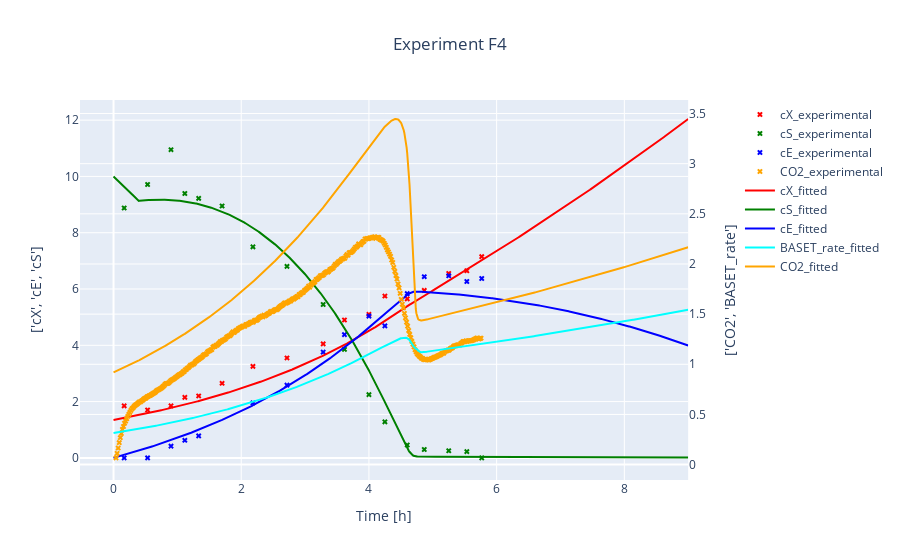
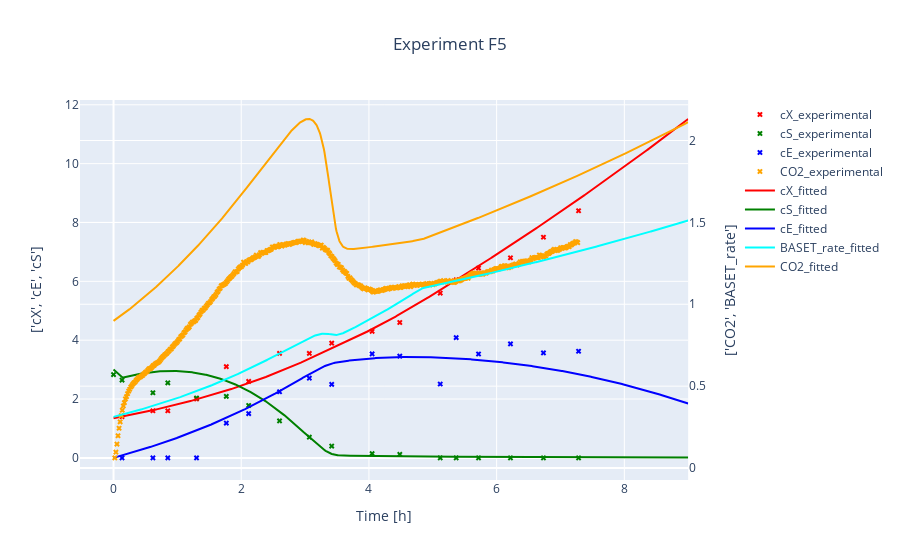
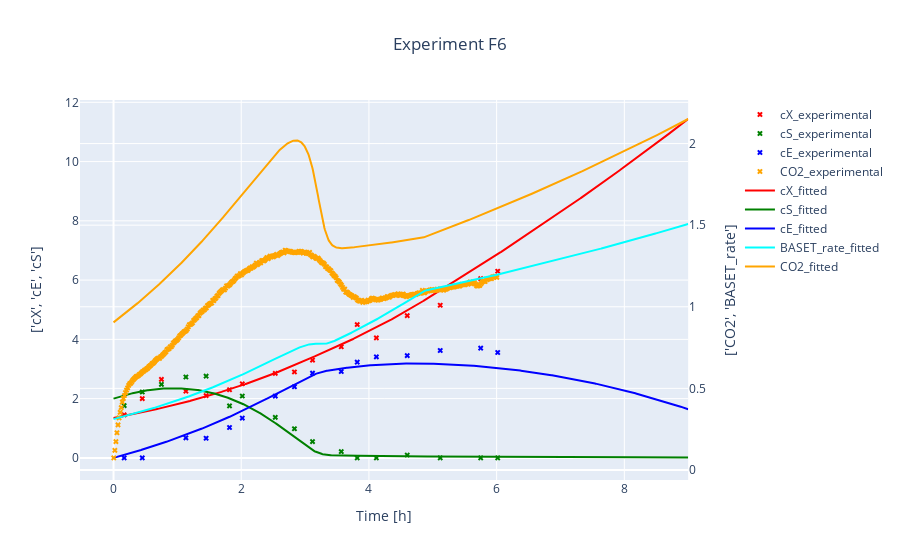
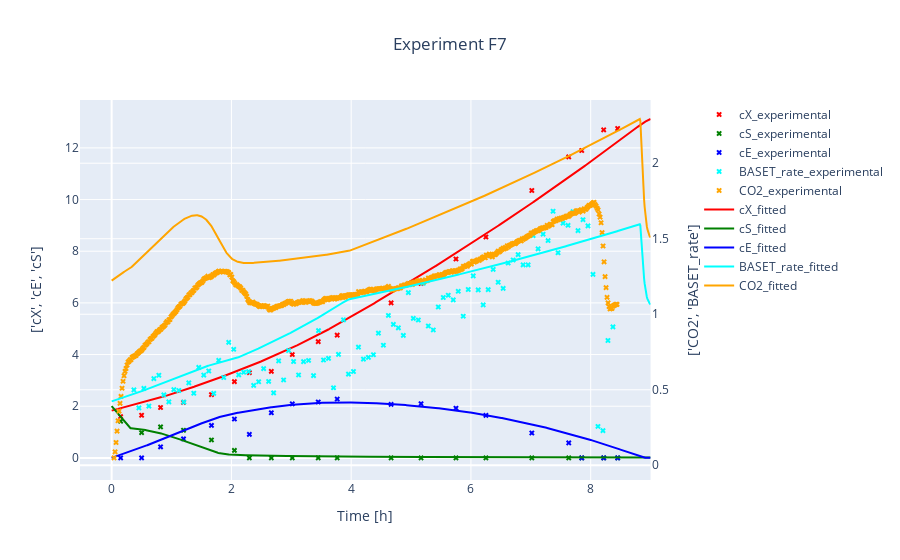

Source (notebook cell) for these figures, in order:
### Code cell
#Get datasets of experiments and simulate for each expriment, save both in seperate dictionaries
#it is necessary to estimate beforehand (yeast.estimate) for good simulation results, because yeast.p takes on the estimated params after estimation
t_grid = np.linspace(0,9,1001)      #artificial t_grid

sim_dict_all = {experiment.exp_id: yeast.simulate(experiment = experiment, t_grid = t_grid) for experiment in experiment_dict.values()}
#experiment_dataset_dict_all = {experiment.exp_id: experiment.dataset for experiment in experiment_dict.values()} # also possible to give

#visualize experiments and simulated data simultaneously
for exp_id  in experiment_dict.keys():
    title = "Experiment {0}".format(exp_id) 
    visualize(experiment_dict[exp_id] , sim_dict_all[exp_id], title = title, suffix_1= "_experimental", suffix_2 = "_fitted", title_x= 0.5).show()

### Figure 1 — Plotly figure (JSON) as saved in the notebook; plotly's stock layout.template omitted (floating-point values rounded to 4 significant figures; data arrays with more than 128 entries replaced by an {"elided": "..."} marker saying what was removed)
{"data": [{"marker": {"color": "red", "size": 5, "symbol": "x"}, "mode": "markers", "name": "cX_experimental", "type": "scatter", "x": [0, 0.1667, 0.5333, 0.9, 1.117, 1.333, 1.7, 2.183, 2.717, 3.283, 3.617, 4, 4.25, 4.6, 4.867, 5.25, 5.533, 5.767], "xaxis": "x", "y": [null, 1.85, 1.7, 1.85, 2.15, 2.2, 2.65, 3.25, 3.55, 4.05, 4.9, 5.1, 5.75, 5.65, 5.95, 6.55, 6.65, 7.15], "yaxis": "y"}, {"marker": {"color": "green", "size": 5, "symbol": "x"}, "mode": "markers", "name": "cS_experimental", "type": "scatter", "x": [0, 0.1667, 0.5333, 0.9, 1.117, 1.333, 1.7, 2.183, 2.717, 3.283, 3.617, 4, 4.25, 4.6, 4.867, 5.25, 5.533, 5.767], "xaxis": "x", "y": [null, 8.879, 9.714, 10.95, 9.394, 9.222, 8.95, 7.498, 6.802, 5.449, 3.853, 2.245, 1.281, 0.4575, 0.2988, 0.2528, 0.223, 0], "yaxis": "y"}, {"marker": {"color": "blue", "size": 5, "symbol": "x"}, "mode": "markers", "name": "cE_experimental", "type": "scatter", "x": [0, 0.1667, 0.5333, 0.9, 1.117, 1.333, 1.7, 2.183, 2.717, 3.283, 3.617, 4, 4.25, 4.6, 4.867, 5.25, 5.533, 5.767], "xaxis": "x", "y": [null, 0, 0, 0.4172, 0.6247, 0.7807, null, 1.953, 2.585, 3.759, 4.379, 5.034, 4.689, 5.837, 6.437, 6.472, 6.267, 6.374], "yaxis": "y"}, {"marker": {"color": "orange", "size": 5, "symbol": "x"}, "mode": "markers", "name": "CO2_experimental", "type": "scatter", "x": {"elided": "344 float values"}, "xaxis": "x", "y": {"elided": "344 float values"}, "yaxis": "y2"}, {"marker": {"color": "red", "size": 5, "symbol": "x"}, "mode": "lines", "name": "cX_fitted", "type": "scatter", "x": {"elided": "1001 float values"}, "xaxis": "x", "y": {"elided": "1001 float values"}, "yaxis": "y"}, {"marker": {"color": "green", "size": 5, "symbol": "x"}, "mode": "lines", "name": "cS_fitted", "type": "scatter", "x": {"elided": "1001 float values"}, "xaxis": "x", "y": {"elided": "1001 float values"}, "yaxis": "y"}, {"marker": {"color": "blue", "size": 5, "symbol": "x"}, "mode": "lines", "name": "cE_fitted", "type": "scatter", "x": {"elided": "1001 float values"}, "xaxis": "x", "y": {"elided": "1001 float values"}, "yaxis": "y"}, {"marker": {"color": "cyan", "size": 5, "symbol": "x"}, "mode": "lines", "name": "BASET_rate_fitted", "type": "scatter", "x": {"elided": "1001 float values"}, "xaxis": "x", "y": {"elided": "1001 float values"}, "yaxis": "y2"}, {"marker": {"color": "orange", "size": 5, "symbol": "x"}, "mode": "lines", "name": "CO2_fitted", "type": "scatter", "x": {"elided": "1001 float values"}, "xaxis": "x", "y": {"elided": "1001 float values"}, "yaxis": "y2"}], "layout": {"title": {"text": "Experiment F4", "x": 0.5}, "xaxis": {"anchor": "y", "domain": [0, 0.94], "title": {"text": "Time [h]"}}, "yaxis": {"anchor": "x", "domain": [0, 1], "title": {"standoff": 20, "text": "['cX', 'cE', 'cS']"}, "type": "linear"}, "yaxis2": {"anchor": "x", "overlaying": "y", "side": "right", "title": {"standoff": 20, "text": "['CO2', 'BASET_rate']"}, "type": "linear"}}}

### Figure 2 — Plotly figure (JSON) as saved in the notebook; plotly's stock layout.template omitted (floating-point values rounded to 4 significant figures; data arrays with more than 128 entries replaced by an {"elided": "..."} marker saying what was removed)
{"data": [{"marker": {"color": "red", "size": 5, "symbol": "x"}, "mode": "markers", "name": "cX_experimental", "type": "scatter", "x": [0, 0.1333, 0.6167, 0.85, 1.3, 1.767, 2.117, 2.6, 3.067, 3.417, 4.05, 4.483, 5.117, 5.367, 5.717, 6.217, 6.733, 7.283], "xaxis": "x", "y": [null, 1.4, 1.6, 1.6, 2, 3.1, 2.6, 3.55, 3.55, 3.9, 4.3, 4.6, 5.6, 6.05, 6.45, 6.8, 7.5, 8.4], "yaxis": "y"}, {"marker": {"color": "green", "size": 5, "symbol": "x"}, "mode": "markers", "name": "cS_experimental", "type": "scatter", "x": [0, 0.1333, 0.6167, 0.85, 1.3, 1.767, 2.117, 2.6, 3.067, 3.417, 4.05, 4.483, 5.117, 5.367, 5.717, 6.217, 6.733, 7.283], "xaxis": "x", "y": [2.832, 2.643, 2.213, 2.55, 2.034, 2.091, 1.781, 1.256, 0.7038, 0.3995, 0.1465, 0.1218, 0, 0, 0, 0, 0, 0], "yaxis": "y"}, {"marker": {"color": "blue", "size": 5, "symbol": "x"}, "mode": "markers", "name": "cE_experimental", "type": "scatter", "x": [0, 0.1333, 0.6167, 0.85, 1.3, 1.767, 2.117, 2.6, 3.067, 3.417, 4.05, 4.483, 5.117, 5.367, 5.717, 6.217, 6.733, 7.283], "xaxis": "x", "y": [null, 0, 0, 0, 0, 1.182, 1.506, 2.246, 2.71, 2.498, 3.533, 3.457, 2.51, 4.089, 3.531, 3.874, 3.568, 3.623], "yaxis": "y"}, {"marker": {"color": "orange", "size": 5, "symbol": "x"}, "mode": "markers", "name": "CO2_experimental", "type": "scatter", "x": {"elided": "436 float values"}, "xaxis": "x", "y": {"elided": "436 float values"}, "yaxis": "y2"}, {"marker": {"color": "red", "size": 5, "symbol": "x"}, "mode": "lines", "name": "cX_fitted", "type": "scatter", "x": {"elided": "1001 float values"}, "xaxis": "x", "y": {"elided": "1001 float values"}, "yaxis": "y"}, {"marker": {"color": "green", "size": 5, "symbol": "x"}, "mode": "lines", "name": "cS_fitted", "type": "scatter", "x": {"elided": "1001 float values"}, "xaxis": "x", "y": {"elided": "1001 float values"}, "yaxis": "y"}, {"marker": {"color": "blue", "size": 5, "symbol": "x"}, "mode": "lines", "name": "cE_fitted", "type": "scatter", "x": {"elided": "1001 float values"}, "xaxis": "x", "y": {"elided": "1001 float values"}, "yaxis": "y"}, {"marker": {"color": "cyan", "size": 5, "symbol": "x"}, "mode": "lines", "name": "BASET_rate_fitted", "type": "scatter", "x": {"elided": "1001 float values"}, "xaxis": "x", "y": {"elided": "1001 float values"}, "yaxis": "y2"}, {"marker": {"color": "orange", "size": 5, "symbol": "x"}, "mode": "lines", "name": "CO2_fitted", "type": "scatter", "x": {"elided": "1001 float values"}, "xaxis": "x", "y": {"elided": "1001 float values"}, "yaxis": "y2"}], "layout": {"title": {"text": "Experiment F5", "x": 0.5}, "xaxis": {"anchor": "y", "domain": [0, 0.94], "title": {"text": "Time [h]"}}, "yaxis": {"anchor": "x", "domain": [0, 1], "title": {"standoff": 20, "text": "['cX', 'cE', 'cS']"}, "type": "linear"}, "yaxis2": {"anchor": "x", "overlaying": "y", "side": "right", "title": {"standoff": 20, "text": "['CO2', 'BASET_rate']"}, "type": "linear"}}}

### Figure 3 — Plotly figure (JSON) as saved in the notebook; plotly's stock layout.template omitted (floating-point values rounded to 4 significant figures; data arrays with more than 128 entries replaced by an {"elided": "..."} marker saying what was removed)
{"data": [{"marker": {"color": "red", "size": 5, "symbol": "x"}, "mode": "markers", "name": "cX_experimental", "type": "scatter", "x": [0, 0.1667, 0.45, 0.75, 1.133, 1.45, 1.817, 2.017, 2.533, 2.833, 3.117, 3.567, 3.817, 4.117, 4.6, 5.117, 5.75, 6.017], "xaxis": "x", "y": [null, 1.45, 2, 2.65, 2.25, 2.1, 2.3, 2.5, 2.85, 2.9, 3.3, 3.75, 4.5, 4.05, 4.8, 5.15, 6.05, 6.3], "yaxis": "y"}, {"marker": {"color": "green", "size": 5, "symbol": "x"}, "mode": "markers", "name": "cS_experimental", "type": "scatter", "x": [0, 0.1667, 0.45, 0.75, 1.133, 1.45, 1.817, 2.017, 2.533, 2.833, 3.117, 3.567, 3.817, 4.117, 4.6, 5.117, 5.75, 6.017], "xaxis": "x", "y": [null, 1.765, 2.223, 2.481, 2.73, 2.759, 1.754, 2.087, 1.369, 0.9841, 0.5504, 0.2129, 0, 0, 0.09543, 0, 0, 0], "yaxis": "y"}, {"marker": {"color": "blue", "size": 5, "symbol": "x"}, "mode": "markers", "name": "cE_experimental", "type": "scatter", "x": [0, 0.1667, 0.45, 0.75, 1.133, 1.45, 1.817, 2.017, 2.533, 2.833, 3.117, 3.567, 3.817, 4.117, 4.6, 5.117, 5.75, 6.017], "xaxis": "x", "y": [null, 0, 0, null, 0.6755, 0.6635, 1.026, 1.343, 2.084, 2.4, 2.859, 2.916, 3.229, 3.411, 3.452, 3.623, 3.703, 3.557], "yaxis": "y"}, {"marker": {"color": "orange", "size": 5, "symbol": "x"}, "mode": "markers", "name": "CO2_experimental", "type": "scatter", "x": {"elided": "361 float values"}, "xaxis": "x", "y": {"elided": "361 float values"}, "yaxis": "y2"}, {"marker": {"color": "red", "size": 5, "symbol": "x"}, "mode": "lines", "name": "cX_fitted", "type": "scatter", "x": {"elided": "1001 float values"}, "xaxis": "x", "y": {"elided": "1001 float values"}, "yaxis": "y"}, {"marker": {"color": "green", "size": 5, "symbol": "x"}, "mode": "lines", "name": "cS_fitted", "type": "scatter", "x": {"elided": "1001 float values"}, "xaxis": "x", "y": {"elided": "1001 float values"}, "yaxis": "y"}, {"marker": {"color": "blue", "size": 5, "symbol": "x"}, "mode": "lines", "name": "cE_fitted", "type": "scatter", "x": {"elided": "1001 float values"}, "xaxis": "x", "y": {"elided": "1001 float values"}, "yaxis": "y"}, {"marker": {"color": "cyan", "size": 5, "symbol": "x"}, "mode": "lines", "name": "BASET_rate_fitted", "type": "scatter", "x": {"elided": "1001 float values"}, "xaxis": "x", "y": {"elided": "1001 float values"}, "yaxis": "y2"}, {"marker": {"color": "orange", "size": 5, "symbol": "x"}, "mode": "lines", "name": "CO2_fitted", "type": "scatter", "x": {"elided": "1001 float values"}, "xaxis": "x", "y": {"elided": "1001 float values"}, "yaxis": "y2"}], "layout": {"title": {"text": "Experiment F6", "x": 0.5}, "xaxis": {"anchor": "y", "domain": [0, 0.94], "title": {"text": "Time [h]"}}, "yaxis": {"anchor": "x", "domain": [0, 1], "title": {"standoff": 20, "text": "['cX', 'cE', 'cS']"}, "type": "linear"}, "yaxis2": {"anchor": "x", "overlaying": "y", "side": "right", "title": {"standoff": 20, "text": "['CO2', 'BASET_rate']"}, "type": "linear"}}}

### Figure 4 — Plotly figure (JSON) as saved in the notebook; plotly's stock layout.template omitted (floating-point values rounded to 4 significant figures; data arrays with more than 128 entries replaced by an {"elided": "..."} marker saying what was removed)
{"data": [{"marker": {"color": "red", "size": 5, "symbol": "x"}, "mode": "markers", "name": "cX_experimental", "type": "scatter", "x": [0, 0.15, 0.5, 0.8167, 1.2, 1.667, 2.05, 2.3, 2.667, 3.017, 3.45, 3.767, 4.667, 5.167, 5.75, 6.25, 7.017, 7.633, 7.85, 8.217, 8.45], "xaxis": "x", "y": [null, 1.6, 1.65, 1.95, 2.15, 2.45, 2.95, 3.3, 3.35, 4, 4.5, 4.75, 6, 6.75, 7.7, 8.55, 10.35, 11.65, 11.9, 12.7, 12.75], "yaxis": "y"}, {"marker": {"color": "green", "size": 5, "symbol": "x"}, "mode": "markers", "name": "cS_experimental", "type": "scatter", "x": [0, 0.15, 0.5, 0.8167, 1.2, 1.667, 2.05, 2.3, 2.667, 3.017, 3.45, 3.767, 4.667, 5.167, 5.75, 6.25, 7.017, 7.633, 7.85, 8.217, 8.45], "xaxis": "x", "y": [null, 1.419, 0.9746, 1.198, 1.068, 0.6934, 0.2877, 0, 0, 0, 0, 0, 0, 0, 0, 0, 0, 0, 0, 0, 0], "yaxis": "y"}, {"marker": {"color": "blue", "size": 5, "symbol": "x"}, "mode": "markers", "name": "cE_experimental", "type": "scatter", "x": [0, 0.15, 0.5, 0.8167, 1.2, 1.667, 2.05, 2.3, 2.667, 3.017, 3.45, 3.767, 4.667, 5.167, 5.75, 6.25, 7.017, 7.633, 7.85, 8.217, 8.45], "xaxis": "x", "y": [null, 0, 0, 0.428, 0.7334, 1.257, 1.504, 0.9111, 1.747, 2.091, 2.164, 2.277, 2.069, 2.095, 1.923, 1.645, 0.9623, 0.5794, 0, 0, 0], "yaxis": "y"}, {"marker": {"color": "cyan", "size": 5, "symbol": "x"}, "mode": "markers", "name": "BASET_rate_experimental", "type": "scatter", "x": [0.03833, 0.1217, 0.205, 0.2883, 0.3717, 0.455, 0.5383, 0.6217, 0.705, 0.7883, 0.8717, 0.955, 1.038, 1.122, 1.205, 1.288, 1.372, 1.455, 1.538, 1.622, 1.705, 1.788, 1.872, 1.955, 2.038, 2.122, 2.205, 2.288, 2.372, 2.455, 2.538, 2.622, 2.705, 2.788, 2.872, 2.955, 3.038, 3.122, 3.205, 3.288, 3.372, 3.455, 3.538, 3.622, 3.705, 3.788, 3.872, 3.955, 4.038, 4.122, 4.205, 4.288, 4.372, 4.455, 4.538, 4.622, 4.705, 4.788, 4.872, 4.955, 5.038, 5.122, 5.205, 5.288, 5.372, 5.455, 5.538, 5.622, 5.705, 5.788, 5.872, 5.955, 6.038, 6.122, 6.205, 6.288, 6.372, 6.455, 6.538, 6.622, 6.705, 6.788, 6.872, 6.955, 7.038, 7.122, 7.205, 7.288, 7.372, 7.455, 7.538, 7.622, 7.705, 7.788, 7.872, 7.955, 8.038, 8.122, 8.205, 8.288, 8.372], "xaxis": "x", "y": [null, null, null, null, 0.499, 0.38, 0.509, 0.392, 0.574, 0.596, 0.466, 0.42, 0.501, 0.495, 0.418, 0.546, 0.477, 0.648, 0.597, 0.624, 0.476, 0.695, 0.581, 0.814, 0.768, 0.599, 0.616, 0.62, 0.529, 0.553, 0.64, 0.555, 0.479, 0.691, 0.565, 0.76, 0.687, 0.598, 0.686, 0.694, 0.594, 0.892, 0.697, 0.708, 0.513, 0.734, 0.963, 0.604, 0.621, 0.782, 0.703, 0.714, 0.732, 0.875, 0.795, 0.992, 0.933, 0.91, 0.86, 1.143, 0.973, 0.962, 1.205, 0.922, 0.896, 1.048, 1.111, 1.126, 1.095, 1.152, 0.987, 1.164, 1.254, 1.161, 1.062, 1.163, 1.297, 1.212, 1.171, 1.339, 1.359, 1.395, 1.327, 1.327, 1.521, 1.433, 1.53, 1.488, 1.682, 1.407, 1.603, 1.589, 1.68, 1.554, 1.626, 1.585, 1.264, 0.257, 0.229, 0.826, 0.916], "yaxis": "y2"}, {"marker": {"color": "orange", "size": 5, "symbol": "x"}, "mode": "markers", "name": "CO2_experimental", "type": "scatter", "x": {"elided": "505 float values"}, "xaxis": "x", "y": {"elided": "505 float values"}, "yaxis": "y2"}, {"marker": {"color": "red", "size": 5, "symbol": "x"}, "mode": "lines", "name": "cX_fitted", "type": "scatter", "x": {"elided": "1001 float values"}, "xaxis": "x", "y": {"elided": "1001 float values"}, "yaxis": "y"}, {"marker": {"color": "green", "size": 5, "symbol": "x"}, "mode": "lines", "name": "cS_fitted", "type": "scatter", "x": {"elided": "1001 float values"}, "xaxis": "x", "y": {"elided": "1001 float values"}, "yaxis": "y"}, {"marker": {"color": "blue", "size": 5, "symbol": "x"}, "mode": "lines", "name": "cE_fitted", "type": "scatter", "x": {"elided": "1001 float values"}, "xaxis": "x", "y": {"elided": "1001 float values"}, "yaxis": "y"}, {"marker": {"color": "cyan", "size": 5, "symbol": "x"}, "mode": "lines", "name": "BASET_rate_fitted", "type": "scatter", "x": {"elided": "1001 float values"}, "xaxis": "x", "y": {"elided": "1001 float values"}, "yaxis": "y2"}, {"marker": {"color": "orange", "size": 5, "symbol": "x"}, "mode": "lines", "name": "CO2_fitted", "type": "scatter", "x": {"elided": "1001 float values"}, "xaxis": "x", "y": {"elided": "1001 float values"}, "yaxis": "y2"}], "layout": {"title": {"text": "Experiment F7", "x": 0.5}, "xaxis": {"anchor": "y", "domain": [0, 0.94], "title": {"text": "Time [h]"}}, "yaxis": {"anchor": "x", "domain": [0, 1], "title": {"standoff": 20, "text": "['cX', 'cE', 'cS']"}, "type": "linear"}, "yaxis2": {"anchor": "x", "overlaying": "y", "side": "right", "title": {"standoff": 20, "text": "['CO2', 'BASET_rate']"}, "type": "linear"}}}
